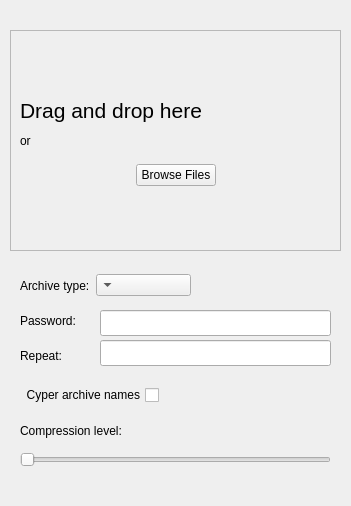
<?xml version="1.0" encoding="UTF-8"?>
<ui version="4.0">
 <class>MainWindow</class>
 <widget class="QMainWindow" name="MainWindow">
  <property name="geometry">
   <rect>
    <x>0</x>
    <y>0</y>
    <width>351</width>
    <height>506</height>
   </rect>
  </property>
  <property name="sizePolicy">
   <sizepolicy hsizetype="Preferred" vsizetype="Preferred">
    <horstretch>0</horstretch>
    <verstretch>0</verstretch>
   </sizepolicy>
  </property>
  <property name="windowTitle">
   <string>MainWindow</string>
  </property>
  <widget class="QWidget" name="centralwidget">
   <widget class="QWidget" name="horizontalLayoutWidget">
    <property name="geometry">
     <rect>
      <x>0</x>
      <y>0</y>
      <width>351</width>
      <height>21</height>
     </rect>
    </property>
    <layout class="QHBoxLayout" name="top_btns_layout"/>
   </widget>
   <widget class="QFrame" name="drag_and_drop_frame">
    <property name="geometry">
     <rect>
      <x>10</x>
      <y>30</y>
      <width>331</width>
      <height>221</height>
     </rect>
    </property>
    <property name="frameShape">
     <enum>QFrame::Shape::StyledPanel</enum>
    </property>
    <property name="frameShadow">
     <enum>QFrame::Shadow::Raised</enum>
    </property>
    <widget class="QLabel" name="drag_and_drop_label">
     <property name="geometry">
      <rect>
       <x>10</x>
       <y>60</y>
       <width>311</width>
       <height>41</height>
      </rect>
     </property>
     <property name="font">
      <font>
       <pointsize>16</pointsize>
      </font>
     </property>
     <property name="text">
      <string>Drag and drop here</string>
     </property>
    </widget>
    <widget class="QLabel" name="or_label">
     <property name="geometry">
      <rect>
       <x>10</x>
       <y>100</y>
       <width>311</width>
       <height>21</height>
      </rect>
     </property>
     <property name="text">
      <string>or</string>
     </property>
    </widget>
    <widget class="QWidget" name="horizontalLayoutWidget_4">
     <property name="geometry">
      <rect>
       <x>10</x>
       <y>130</y>
       <width>311</width>
       <height>31</height>
      </rect>
     </property>
     <layout class="QHBoxLayout" name="browse_files_btn_layout">
      <item>
       <spacer name="horizontalSpacer_2">
        <property name="orientation">
         <enum>Qt::Orientation::Horizontal</enum>
        </property>
        <property name="sizeHint" stdset="0">
         <size>
          <width>40</width>
          <height>20</height>
         </size>
        </property>
       </spacer>
      </item>
      <item>
       <widget class="QPushButton" name="browse_files_btn">
        <property name="text">
         <string>Browse Files</string>
        </property>
       </widget>
      </item>
      <item>
       <spacer name="horizontalSpacer_3">
        <property name="orientation">
         <enum>Qt::Orientation::Horizontal</enum>
        </property>
        <property name="sizeHint" stdset="0">
         <size>
          <width>40</width>
          <height>20</height>
         </size>
        </property>
       </spacer>
      </item>
     </layout>
    </widget>
   </widget>
   <widget class="QWidget" name="data_panel" native="true">
    <property name="geometry">
     <rect>
      <x>10</x>
      <y>260</y>
      <width>331</width>
      <height>221</height>
     </rect>
    </property>
    <property name="sizePolicy">
     <sizepolicy hsizetype="Fixed" vsizetype="Fixed">
      <horstretch>0</horstretch>
      <verstretch>0</verstretch>
     </sizepolicy>
    </property>
    <property name="layoutDirection">
     <enum>Qt::LayoutDirection::RightToLeft</enum>
    </property>
    <widget class="QLabel" name="password_label">
     <property name="geometry">
      <rect>
       <x>10</x>
       <y>50</y>
       <width>81</width>
       <height>21</height>
      </rect>
     </property>
     <property name="text">
      <string>Password:</string>
     </property>
    </widget>
    <widget class="QLabel" name="repeat_label">
     <property name="geometry">
      <rect>
       <x>10</x>
       <y>80</y>
       <width>71</width>
       <height>31</height>
      </rect>
     </property>
     <property name="text">
      <string>Repeat:</string>
     </property>
    </widget>
    <widget class="QLineEdit" name="password_lineedit">
     <property name="geometry">
      <rect>
       <x>90</x>
       <y>50</y>
       <width>231</width>
       <height>26</height>
      </rect>
     </property>
    </widget>
    <widget class="QLineEdit" name="repeat_lineedit">
     <property name="geometry">
      <rect>
       <x>90</x>
       <y>80</y>
       <width>231</width>
       <height>26</height>
      </rect>
     </property>
    </widget>
    <widget class="QWidget" name="horizontalLayoutWidget_2">
     <property name="geometry">
      <rect>
       <x>10</x>
       <y>120</y>
       <width>241</width>
       <height>31</height>
      </rect>
     </property>
     <layout class="QHBoxLayout" name="cyper_archive_names_layout">
      <item>
       <spacer name="horizontalSpacer">
        <property name="orientation">
         <enum>Qt::Orientation::Horizontal</enum>
        </property>
        <property name="sizeHint" stdset="0">
         <size>
          <width>40</width>
          <height>20</height>
         </size>
        </property>
       </spacer>
      </item>
      <item>
       <widget class="QCheckBox" name="cyper_pass_checkbox">
        <property name="text">
         <string>Cyper archive names</string>
        </property>
       </widget>
      </item>
     </layout>
    </widget>
    <widget class="QWidget" name="horizontalLayoutWidget_3">
     <property name="geometry">
      <rect>
       <x>10</x>
       <y>10</y>
       <width>171</width>
       <height>31</height>
      </rect>
     </property>
     <layout class="QHBoxLayout" name="archive_type_layout">
      <item>
       <widget class="QComboBox" name="archive_type_combobox">
        <property name="sizePolicy">
         <sizepolicy hsizetype="Expanding" vsizetype="Fixed">
          <horstretch>0</horstretch>
          <verstretch>0</verstretch>
         </sizepolicy>
        </property>
       </widget>
      </item>
      <item>
       <widget class="QLabel" name="archive_type_label">
        <property name="text">
         <string>Archive type:</string>
        </property>
       </widget>
      </item>
     </layout>
    </widget>
    <widget class="QSlider" name="compression_level_slider">
     <property name="geometry">
      <rect>
       <x>10</x>
       <y>190</y>
       <width>311</width>
       <height>20</height>
      </rect>
     </property>
     <property name="layoutDirection">
      <enum>Qt::LayoutDirection::LeftToRight</enum>
     </property>
     <property name="orientation">
      <enum>Qt::Orientation::Horizontal</enum>
     </property>
    </widget>
    <widget class="QLabel" name="compression_level_label">
     <property name="geometry">
      <rect>
       <x>10</x>
       <y>160</y>
       <width>311</width>
       <height>21</height>
      </rect>
     </property>
     <property name="text">
      <string>Compression level:</string>
     </property>
    </widget>
   </widget>
  </widget>
  <widget class="QMenuBar" name="menubar">
   <property name="geometry">
    <rect>
     <x>0</x>
     <y>0</y>
     <width>351</width>
     <height>23</height>
    </rect>
   </property>
  </widget>
 </widget>
 <resources/>
 <connections/>
</ui>
